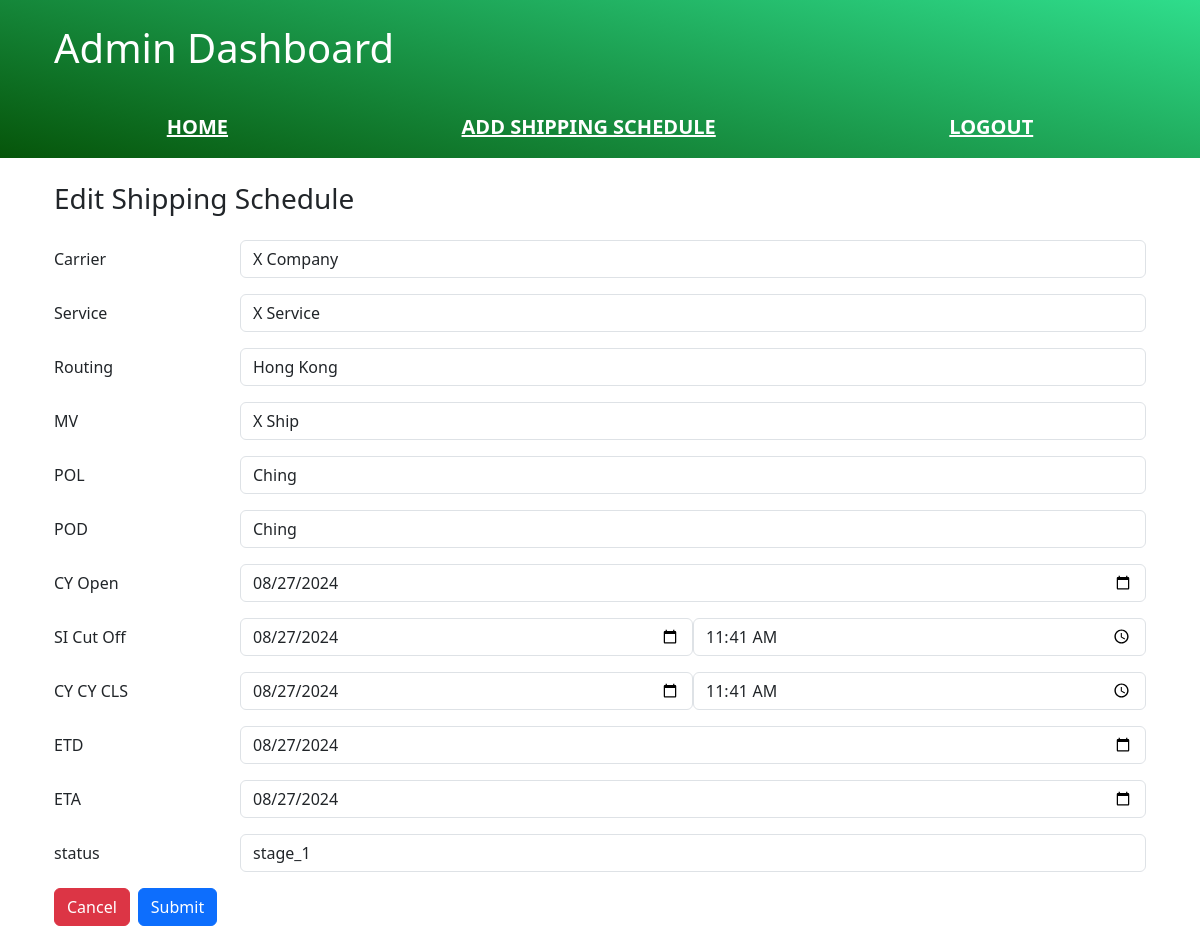
Page /admin/edit_shipping_schedule/1 (signed in) on the earlier database version.
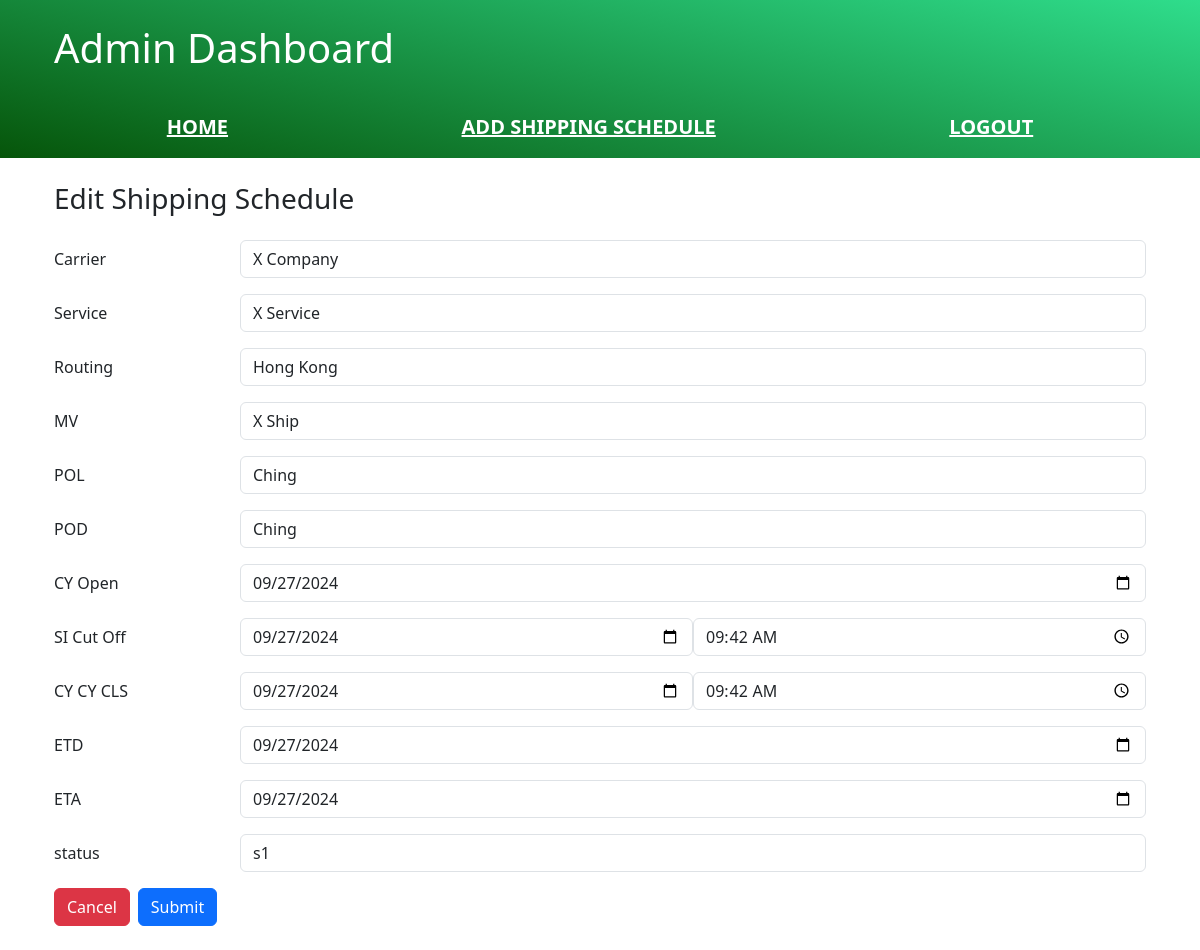
Same page on the later database version.
### app/model.py (models this page shows, shortened)
class Data_shipping_schedule(db.Model):
    __tablename__ = 'data_shipping_schedule'
    id = db.Column(db.Integer, primary_key=True)
    carrier = db.Column(db.String(100), nullable= False)                                    #   Shipping company
    service = db.Column(db.String(100), nullable=False)                                     #   Shipping service
    routing = db.Column(db.String(100), nullable=False)                                     #   Routing
    MV = db.Column(db.String(100), nullable=False)                                          #   Master vessel (ship name)
    POL = db.Column(db.String(100), nullable=False)                                         #   Port of loading
    POD = db.Column(db.String(100), nullable=False)                                         #   Port of discharge
    CY_Open = db.Column(db.DateTime, nullable=False)                                        #   Container yard open (should be in datetime format)
    SI_Cut_Off = db.Column(db.DateTime, nullable=False)                                     #   Shipping information off (should be in datetime format)
    CY_CY_CLS = db.Column(db.DateTime, nullable=False)                                      #   Closing date (should be in datetime format)
    ETD =  db.Column(db.DateTime, nullable=False)                                           #   Estimated Time of Departure (should be in datetime format)
    ETA =  db.Column(db.DateTime, nullable=False)                                           #   Estimated Time of Arrival (should be in datetime format)
    date_created = db.Column(db.DateTime, default=datetime.utcnow)
    status = db.Column(db.String(20), nullable=False)                                       # Status s1 -> s2 -> s3
    bookings = db.relationship('Data_booking', backref='data_shipping_schedule', lazy=True)
    confirm_orders = db.relationship('Data_confirm_order', backref='data_shipping_schedule', uselist=False)
    user_id = db.Column(db.Integer, db.ForeignKey('user_data.id'), nullable=False)

### app/routes/admin.py (the view, shortened to what this page needs)
@admin.route("/edit_shipping_schedule/<int:id>", methods=["GET", "POST"])
@login_required
@role_required("admin")
def edit_shipping_data(id):
    shipping_data = Data_shipping_schedule.query.get_or_404(id)
    return render_template("shipping_schedule.html", mode="Edit", data=shipping_data)

### app/restriction.py (called while the page is built)
def role_required(rank):
    def decorator(func):
        @wraps(func)
        def decorated_view(*args, **kwargs):
            if not current_user.is_authenticated or current_user.rank != rank:
                abort(403)  # Forbidden
            return func(*args, **kwargs)
        return decorated_view
    return decorator

### driver.py (called while the page is built)
@login_manager.user_loader
def load_user(user_id):
    return User_data.query.get(int(user_id))

### templates/shipping_schedule.html (shortened to what this page needs)
{% extends 'base.html' %}
{% from '_render_input.html' import render_input_text, render_input_date, render_input_datetime %}
{% block body %}
{% include 'header.html' %}
<section class="container p-4">
  <h3>{{ mode }} Shipping Schedule</h3>
  <form method="POST" class="mt-4">
    {{ render_input_text(name='Carrier', id='carrier', required=True, value=data.carrier) }}
    {{ render_input_text(name='Service', id='service', required=True, value=data.service) }}
    {{ render_input_text(name='Routing', id='routing', required=True, value=data.routing) }}
    {{ render_input_text(name='MV', id='MV', required=True, value=data.MV) }}
    {{ render_input_text(name='POL', id='POL', required=True, value=data.POL) }}
    {{ render_input_text(name='POD', id='POD', required=True, value=data.POD) }}
    {{ render_input_date(name='CY Open', id='CY_Open', required=True, value=data.CY_Open) }}
    {{ render_input_datetime(name='SI Cut Off', id='SI_Cut_Off', required=True, value=data.SI_Cut_Off) }}
    {{ render_input_datetime(name='CY CY CLS', id='CY_CY_CLS', required=True, value=data.CY_CY_CLS) }}
    {{ render_input_date(name='ETD', id='ETD', required=True, value=data.ETD) }}
    {{ render_input_date(name='ETA', id='ETA', required=True, value=data.ETA) }}
    {% if current_user.rank=='admin' %}
    {{ render_input_text(name='status', id='status', required=True, value=data.status) }}
    {% endif %}
    <div class="d-inline-flex gap-2">
      <a class="btn btn-danger" href="javascript:history.back()">Cancel</a>
      <input class="btn btn-primary" type="submit" value="Submit" />
    </div>
  </form>
</section>
{% endblock %}

### templates/_render_input.html (shortened to what this page needs)
{% macro render_input_text(name='', id='', value='', required=False) %}
<div class="mb-3 row align-items-baseline">
  <label class="col-sm-2" for="{{ id }}">{{ name }}</label>
  <div class="col-sm-10">
    <input class="form-control" type="text" name="{{ id }}" id="{{ id }}" value="{{ value }}" {% if required %} required
      {% endif %} />
  </div>
</div>
{% endmacro %}
{% macro render_input_date(name='', id='', value='', required=False) %}
<div class="mb-3 row align-items-baseline">
  <label class="col-sm-2" for="{{ id }}">{{ name }}</label>
  <div class="col-sm-10">
    <input class="form-control" type="date" name="{{ id }}" id="{{ id }}" value="{{ value.date() }}" {% if required %}
      required {% endif %} />
  </div>
</div>
{% endmacro %}
{% macro render_input_datetime(name='', id='', value='', required=False) %}
<div class="mb-3 row align-items-baseline">
  <label class="col-sm-2" for="{{ id }}">{{ name }}</label>
  <div class="col-sm-10 d-flex">
    <input class="form-control" type="date" name="{{ id }}" id="{{ id }}" value="{{ value.date() }}" {% if required %}
      required {% endif %} />
    <input class="form-control" type="time" name="{{ id }}_Time" id="{{ id }}_Time"
      value="{{ value.strftime('%H:%M') }}" {% if required %} required {% endif %} />
  </div>
</div>
{% endmacro %}

Differences in the rows shown:
changed Data_shipping_schedule "X Company": CY_Open "08/27/2024" → "09/27/2024"; SI_Cut_Off "08/27/2024" → "09/27/2024"; SI_Cut_Off_Time "11:41" → "09:42"; CY_CY_CLS "08/27/2024" → "09/27/2024"; CY_CY_CLS_Time "11:41" → "09:42"; ETD "08/27/2024" → "09/27/2024"; ETA "08/27/2024" → "09/27/2024"; status "stage_1" → "s1"
